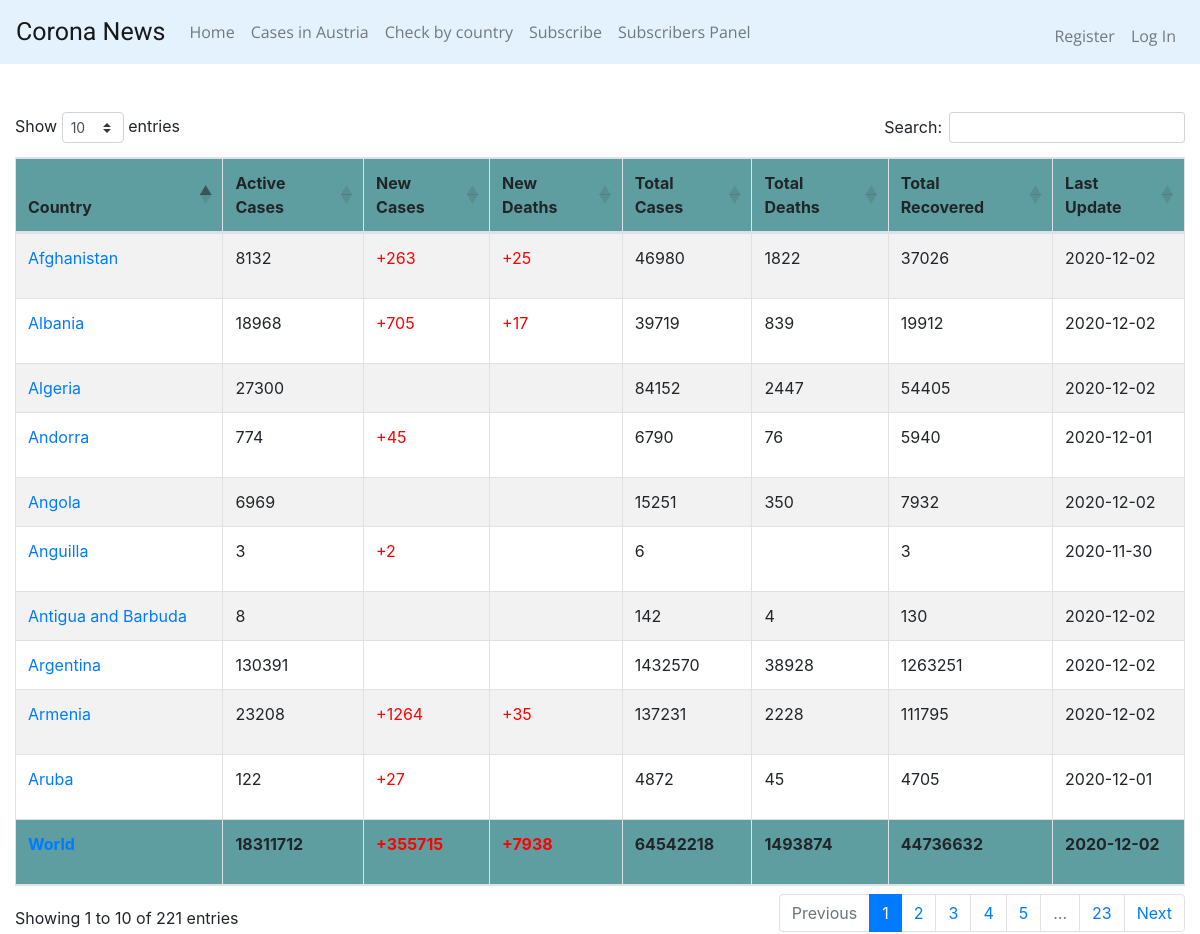
The page /casesWorld on the database as committed earlier.
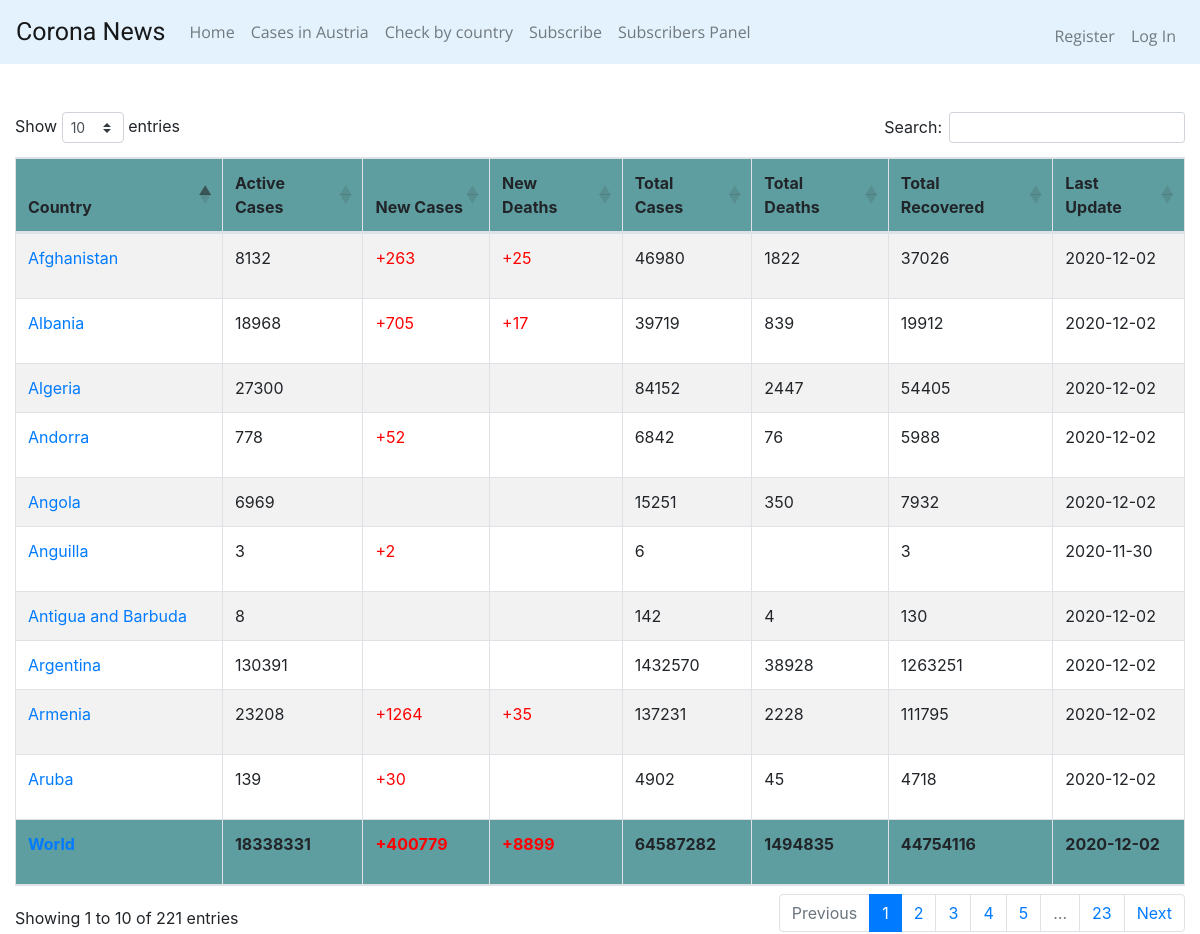
The same page on the database as committed later.
### tables this page shows
CREATE TABLE casesWorld (id INTEGER PRIMARY KEY AUTOINCREMENT NOT NULL, country TEXT, active INTEGER, new INTEGER, deaths INTEGER, totalCases INTEGER, totalDeaths INTEGER, totalRecovered INTEGER, date date);

### app.py (the view)
@app.route("/casesWorld")
def casesWorld():
    tblCasesWorld = "casesWorld"
    tableValues = {}
    totalCases = {}
    tableValues = select_cases(tblCasesWorld)
    totalCases = select_cases_where_country(tblCasesWorld, "World")
    return render_template('casesWorld.html', casesWorld=tableValues, totalCases=totalCases)

### app.py (called while the page is built)
@app.after_request
def after_request(response):
    response.headers["Cache-Control"] = "no-cache, no-store, must-revalidate"
    response.headers["Expires"] = 0
    response.headers["Pragma"] = "no-cache"
    return response

### coronaCasesDAO.py (called while the page is built)
def select_cases(tableName):
    conn = connect_to_db()
    conn.row_factory = dict_factory
    cursor = conn.cursor()
    format_str = """SELECT country, active, new, deaths, totalCases, totalDeaths, totalRecovered, date FROM "{table}";"""
    sql_command = format_str.format(table=tableName)
    cursor.execute(sql_command)
    result = cursor.fetchall()
    conn.close()
    return result

def select_cases_where_country(tableName, country):
    conn = connect_to_db()
    conn.row_factory = dict_factory
    cursor = conn.cursor()
    format_str = """SELECT country, active, new, deaths, totalCases, totalDeaths, totalRecovered, date FROM "{table}" WHERE country="{countryName}";"""
    sql_command = format_str.format(table=tableName, countryName=country)
    cursor.execute(sql_command)
    result = cursor.fetchall()
    conn.close()
    return result

### helpers.py (called while the page is built)
def connect_to_db():
    conn = sqlite3.connect('coronaDatabase.db')
    return conn

def dict_factory(cursor, row):
    d = {}
    for idx, col in enumerate(cursor.description):
        d[col[0]] = row[idx]
    return d

### templates/casesWorld.html (shortened to what this page needs)
{% extends "layout.html" %}
{% block headSergiu %}
    <link href="https://cdn.datatables.net/1.10.22/css/dataTables.bootstrap4.min.css" rel="stylesheet">
{% endblock %}
{% block main %}
    <div class="col">
        <br>
        <table id="example" class="table table-striped table-bordered" style="width:100%">
            <thead>
                <tr style="background-color:cadetblue">
                    <th>Country</th>
                    <th>Active Cases</th>
                    <th>New Cases</th>
                    <th>New Deaths</th>
                    <th>Total Cases</th>
                    <th>Total Deaths</th>
                    <th>Total Recovered</th>
                    <th>Last Update</th>
                </tr>
            </thead>
            <tfoot>
                {% for dict_item in totalCases %}
                <tr style="background-color: cadetblue; font-weight: bold;">
                    <td >
                        {% set country = dict_item.get("country") %}
                        <a href="/history/{{ country }}" target="_blank">{{ country }}</a>
                    </td>
                    <td>
                        {{dict_item.get("active")}}
                    </td>
                    <td style="color:red;">
                        {% set new = dict_item.get("new") %}
                        {% if new != "" %}
                            <p>+{{ new }}</p>
                        {% else %}
                            <p></p>
                        {% endif %}
                    </td>
                    <td style="color:red;">
                        {% set deaths = dict_item.get("deaths") %}
                        {% if deaths != "" %}
                            <p>+{{ deaths }}</p>
                        {% else %}
                            <p></p>
                        {% endif %}
                    </td>
                    <td>
                        {{dict_item.get("totalCases")}}
                    </td>
                    <td>
                        {{dict_item.get("totalDeaths")}}
                    </td>
                    <td>
                        {{dict_item.get("totalRecovered")}}
                    </td>
                    <td>
                        {{dict_item.get("date")}}
                    </td>
                </tr>
                {% endfor %}
            </tfoot>
            <tbody>
            {% for dict_item in casesWorld %}
                <tr>
                        <td>
                            {% set country = dict_item.get("country") %}
                            <a href="/history/{{ country }}">{{ country }}</a>
                        </td>
                        <td>
                            {{dict_item.get("active")}}
                        </td>
                        <td style="color: red;">
                            {% set new = dict_item.get("new") %}
                            {% if new != "" %}
                                <p>+{{ new }}</p>
                            {% else %}
                                <p></p>
                            {% endif %}
                        </td>
                        <td style="color: red;">
                            {% set deaths = dict_item.get("deaths") %}
                            {% if deaths != "" %}
                                <p>+{{ deaths }}</p>
                            {% else %}
                                <p></p>
                            {% endif %}
                        </td>
                        <td>
                            {{dict_item.get("totalCases")}}
                        </td>
                        <td>
                            {{dict_item.get("totalDeaths")}}
                        </td>
                        <td>
                            {{dict_item.get("totalRecovered")}}
                        </td>
                        <td>
                            {{dict_item.get("date")}}
                        </td>
                </tr>
            {% endfor %}
            </tbody>
        </table>
    </div>
{% endblock %}

### templates/layout.html (shortened to what this page needs)
<!DOCTYPE html>
<html lang="en">
<head>
    <link href="https://cdnjs.cloudflare.com/ajax/libs/twitter-bootstrap/4.5.2/css/bootstrap.css" rel="stylesheet">
    {% block headSergiu %}{% endblock %}
</head>
<body>
    <nav class="navbar sticky-top navbar-expand-lg navbar-light" style="background-color: #e3f2fd;">
      <a class="navbar-brand" style="font-family: 'Roboto', sans-serif; font-size: 25px;" href="/">Corona News</a>
      <div class="collapse navbar-collapse" style="font-family: 'Open Sans', sans-serif;" id="navbarSupportedContent">
        {% if session.user_id %}
          <ul class="navbar-nav mr-auto">
            <li class="nav-item">
              <a class="nav-link" href="/">Home <span class="sr-only">(current)</span></a>
            </li>
            <li class="nav-item">
              <a class="nav-link" href="/casesInAustria">Cases in Austria</a>
            </li>
            <li class="nav-item">
              <a class="nav-link" href="/casesWorld">Check by country</a>
            </li>
            <li class="nav-item">
              <a class="nav-link" href="/subscription">Subscribe</a>
            </li>
            <li class="nav-item">
              <a class="nav-link" href="/usersTable">Subscribers Panel</a>
            </li>
          </ul>
            <ul class="navbar-nav ml-auto mt-2">
              <li class="nav-item"><a class="nav-link" href="/logout">Log Out</a></li>
          </ul>
        {% else %}
        <ul class="navbar-nav mr-auto">
          <li class="nav-item">
            <a class="nav-link" href="/">Home <span class="sr-only">(current)</span></a>
          </li>
          <li class="nav-item">
            <a class="nav-link" href="/casesInAustria">Cases in Austria</a>
          </li>
          <li class="nav-item">
            <a class="nav-link" href="/casesWorld">Check by country</a>
          </li>
          <li class="nav-item">
            <a class="nav-link" href="/subscription">Subscribe</a>
          </li>
          <li class="nav-item">
            <a class="nav-link" href="/usersTable">Subscribers Panel</a>
          </li>
        </ul>
          <ul class="navbar-nav ml-auto mt-2">
            <li class="nav-item"><a class="nav-link" href="/register">Register</a></li>
            <li class="nav-item"><a class="nav-link" href="/login">Log In</a></li>
        </ul>
        {% endif %}
      </div>
    </nav>
<br />
{% block main %}{% endblock %}
</body>
</html>

Rows that differ between the two databases and show on the page:
changed casesWorld "World": get "18311712" → "18338331"; new "355715" → "400779"; deaths "7938" → "8899"; get "64542218" → "64587282"; get "1493874" → "1494835"; get "44736632" → "44754116"
changed casesWorld "Andorra": get "774" → "778"; new "45" → "52"; get "6790" → "6842"; get "5940" → "5988"; get "2020-12-01" → "2020-12-02"
changed casesWorld "Aruba": get "122" → "139"; new "27" → "30"; get "4872" → "4902"; get "4705" → "4718"; get "2020-12-01" → "2020-12-02"
